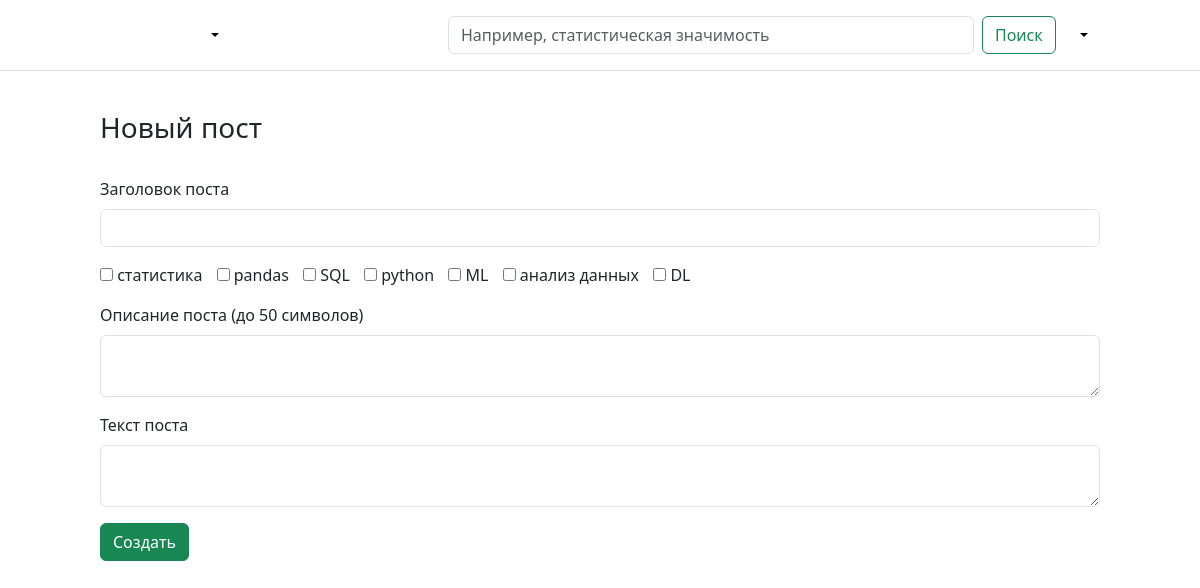
Screenshot of /create-post (signed in) with the database file from the repository.
### app/models.py (models this page shows, shortened)
class Tag(db.Model):
    id = db.Column(db.Integer(), primary_key=True)
    name = db.Column(db.String(), unique=True)
    slug = db.Column(db.String(), unique=True)
    def __repr__(self):
        return f"{self.name}"

### app/routes.py (the view, shortened to what this page needs)
@application.route("/create-post", methods=["GET", "POST"])
@login_required
def create_post():
    form = CreatePostForm()
    all_tags = Tag.query.all()
    return render_template("create_post.html", form=form, tags=all_tags)

### app/forms.py
class CreatePostForm(Form):
    title = StringField(_l('Заголовок поста'))
    description = TextAreaField(_l('Описание поста (до 50 символов)'))
    content = TextAreaField(_l('Текст поста'))

### app/__init__.py (called while the page is built)
def get_locale():
    lang = request.cookies.get('lang')
    if lang:
        return lang
    return request.accept_languages.best_match(application.config['BABEL_SUPPORTED_LOCALES'])

### app/models.py (called while the page is built)
@login_manager.user_loader
def load_user(id):
    return User.query.get(int(id))

### app/routes.py (called while the page is built)
@application.before_request
def load_theme():
    g.theme = request.cookies.get('theme') or 'light'  # По умолчанию светлая тема

### app/templates/create_post.html (shortened to what this page needs)
{% extends "base.html" %}
{% block content %}
<h3>{{ _('Новый пост') }}</h3><br>
<form action="" method="POST">
    <div class="mb-3">
        {{ form.title.label(class="form-label") }}
        {{ form.title(class="form-control") }}
    </div>
    <div class="mb-3">
        {% for tag in tags %}
        <input name="tag" type="checkbox" class="custom-control-input" id="check{{tags.index(tag)}}" value="{{ tag }}">
        <label style="margin-right: 10px" class="custom-control-label" for="check{{tags.index(tag)}}">{{ tag }}</label>
        {% endfor %}
    </div>
    <div class="mb-3">
        {{ form.description.label(class="form-label") }}
        {{ form.description(class="form-control") }}
    </div>
    <div class="mb-3">
        {{ form.content.label(class="form-label") }}
        {{ form.content(class="form-control") }}
    </div>
    <button class="btn btn-success" type="submit">{{ _('Создать') }}</button>
</form>
{% endblock %}

### app/templates/base.html (style rules this page uses)
* { text-decoration: none !important; }

### rows the page displays
Tag: name "статистика"
Tag: name "pandas"
Tag: name "SQL"
Tag: name "python"
Tag: name "ML"
Tag: name "анализ данных"
Tag: name "DL"
